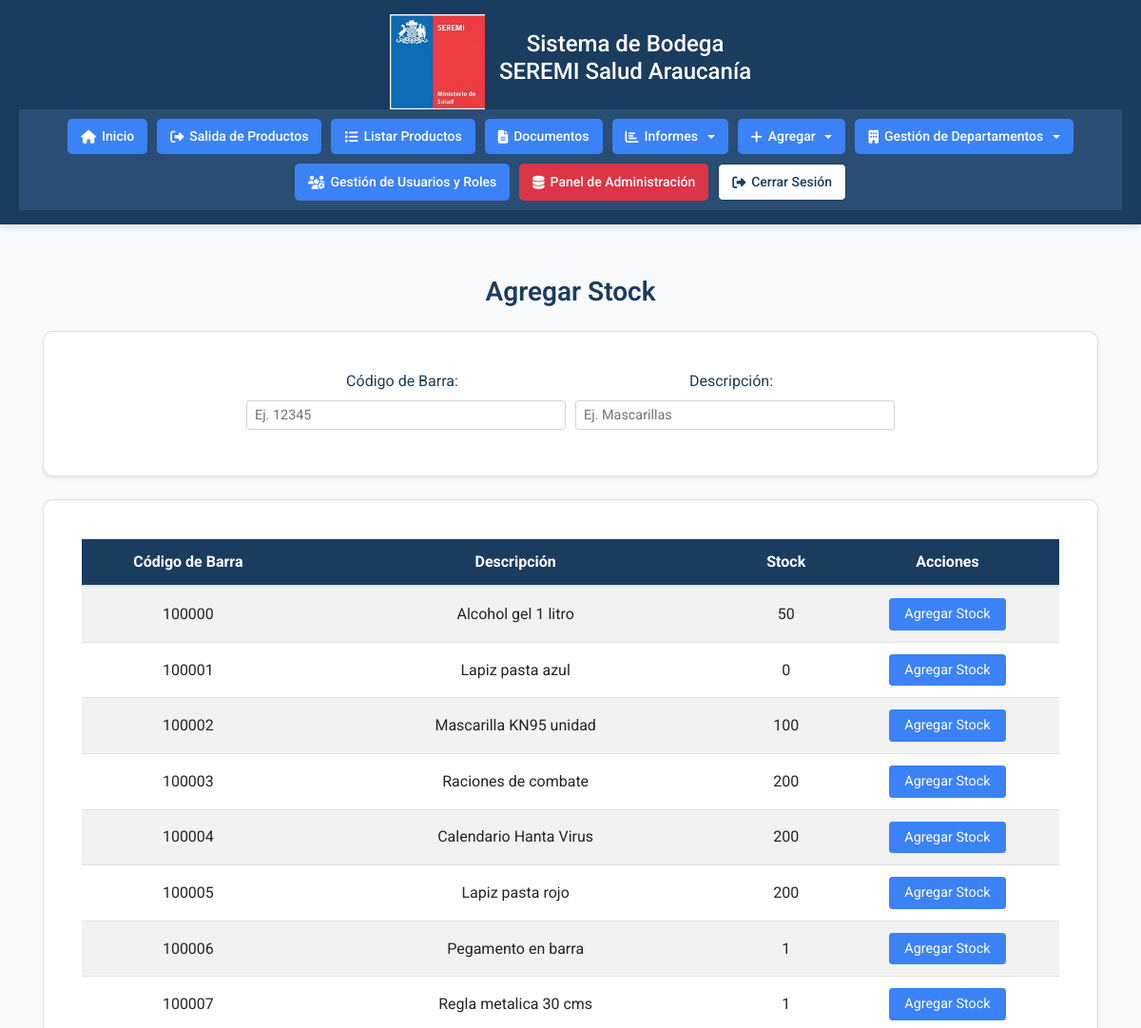
Page /accounts/agregar-stock/ (signed in, upper part) on the earlier database version.
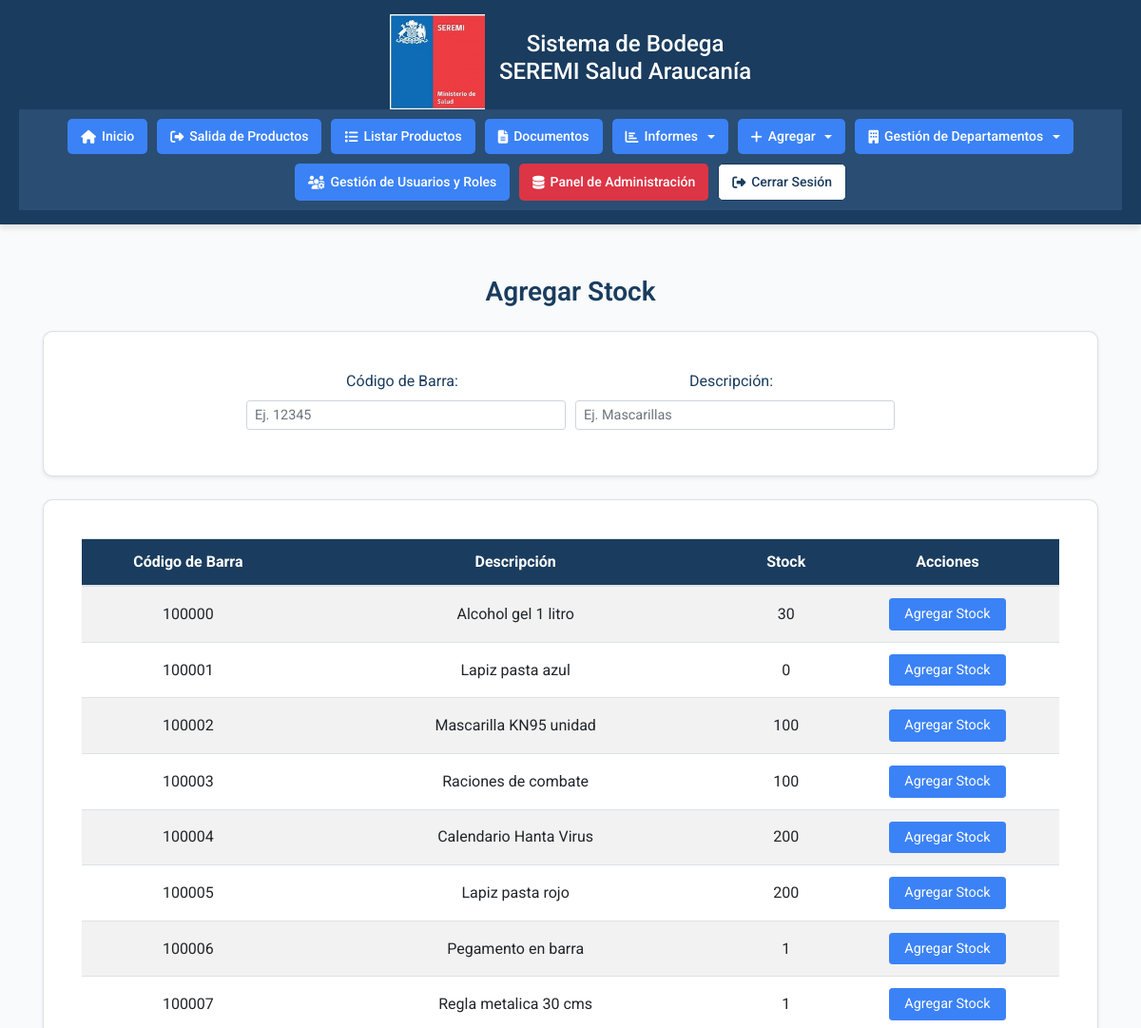
Same page on the later database version.
### accounts/models.py (models this page shows, shortened)
class Producto(models.Model):
    CATEGORIAS = [
        ('Insumos de Aseo', 'Insumos de Aseo'),
        ('Insumos de Escritorio', 'Insumos de Escritorio'),
        ('EPP', 'EPP'),
        ('Emergencias y Desastres', 'Emergencias y Desastres'),
        ('Folletería', 'Folletería'),
        ('Otros', 'Otros'),
    ]
    codigo_barra = models.CharField(max_length=50, unique=True)
    descripcion = models.CharField(max_length=200)
    stock = models.IntegerField(default=0, db_index=True)
    categoria = models.CharField(max_length=100, choices=CATEGORIAS, blank=True)
    rut_proveedor = models.CharField(max_length=12, blank=True)
    guia_despacho = models.CharField(max_length=50, blank=True)
    numero_factura = models.CharField(max_length=50, blank=True)
    orden_compra = models.CharField(max_length=50, blank=True)
    class Meta:
        indexes = [models.Index(fields=['stock'], name='idx_producto_stock')]

### accounts/views.py (the view)
# urls.py: path('agregar-stock/', views.agregar_stock, name='agregar-stock'),  # Vista para agregar stock (selección de producto)
@login_required
def agregar_stock(request):
    limpiar_sesion_productos_salida(request)
    if not request.user.has_perm('accounts.can_edit'):
        messages.error(request, 'No tienes permiso para agregar stock.')
        return redirect('home')
    productos = Producto.objects.all().order_by('codigo_barra')
    query_codigo = request.GET.get('codigo_barra', '')
    query_descripcion = request.GET.get('descripcion', '')
    if query_codigo:
        productos = productos.filter(codigo_barra=query_codigo)
    if query_descripcion:
        productos = productos.filter(descripcion__icontains=query_descripcion)
    page_obj = paginar_resultados(request, productos)
    return render(request, 'accounts/agregar_stock.html', {
        'page_obj': page_obj,
        'query_codigo': query_codigo,
        'query_descripcion': query_descripcion,
    })

### accounts/auth_backend.py (called while the page is built)
    def get_user(self, user_id):
        UserModel = get_user_model()
        try:
            return UserModel.objects.get(pk=user_id)
        except UserModel.DoesNotExist:
            return None

### accounts/views.py (called while the page is built)
def limpiar_sesion_productos_salida(request):
    if 'productos_salida' in request.session:
        del request.session['productos_salida']

def paginar_resultados(request, objetos, items_por_pagina=20):
    paginator = Paginator(objetos, items_por_pagina)
    page = request.GET.get('page')
    try:
        page_obj = paginator.page(page)
    except PageNotAnInteger:
        page_obj = paginator.page(1)
    except EmptyPage:
        page_obj = paginator.page(paginator.num_pages)
    return page_obj

### accounts/templates/accounts/agregar_stock.html (shortened to what this page needs)
{% extends 'accounts/home.html' %}
{% load static %}
{% block content %}
<div class="container mt-4">
    <h2 class="text-center mb-4" style="color: #1a3c5e; font-weight: 600;">Agregar Stock</h2>
    <div class="card form-card shadow-sm mb-4">
        <div class="card-body">
            <div class="form-row justify-content-center">
                <div class="form-group col-md-4 mb-2">
                    <label for="codigo_barra" class="mr-2" style="color: #1a3c5e;">Código de Barra:</label>
                    <input type="text" id="codigo_barra" class="form-control form-control-sm" value="{{ query_codigo }}" placeholder="Ej. 12345">
                </div>
                <div class="form-group col-md-4 mb-2">
                    <label for="descripcion" class="mr-2" style="color: #1a3c5e;">Descripción:</label>
                    <input type="text" id="descripcion" class="form-control form-control-sm" value="{{ query_descripcion }}" placeholder="Ej. Mascarillas">
                </div>
            </div>
        </div>
    </div>
    <div class="card table-card shadow-sm">
        <div class="card-body">
            <div id="table-container">
                {% if page_obj %}
                    <div class="table-responsive">
                        <table class="table table-striped table-hover">
                            <thead style="background-color: #1a3c5e; color: white;">
                                <tr>
                                    <th>Código de Barra</th>
                                    <th>Descripción</th>
                                    <th>Stock</th>
                                    <th>Acciones</th>
                                </tr>
                            </thead>
                            <tbody id="product-table-body">
                                {% for producto in page_obj %}
                                    <tr>
                                        <td>{{ producto.codigo_barra }}</td>
                                        <td>{{ producto.descripcion }}</td>
                                        <td>{{ producto.stock }}</td>
                                        <td>
                                            <a href="{% url 'agregar-stock-detalle' producto.codigo_barra %}" class="btn btn-sm btn-primary">Agregar Stock</a>
                                        </td>
                                    </tr>
                                {% endfor %}
                            </tbody>
                        </table>
                    </div>
                {% else %}
                    <p class="text-center" style="color: #64748b;">No se encontraron productos.</p>
                {% endif %}
            </div>
        </div>
    </div>
</div>
{% endblock %}

Differences in the rows shown:
changed Producto "Alcohol gel 1 litro": stock "50" → "30"
changed Producto "Raciones de combate": stock "200" → "100"
